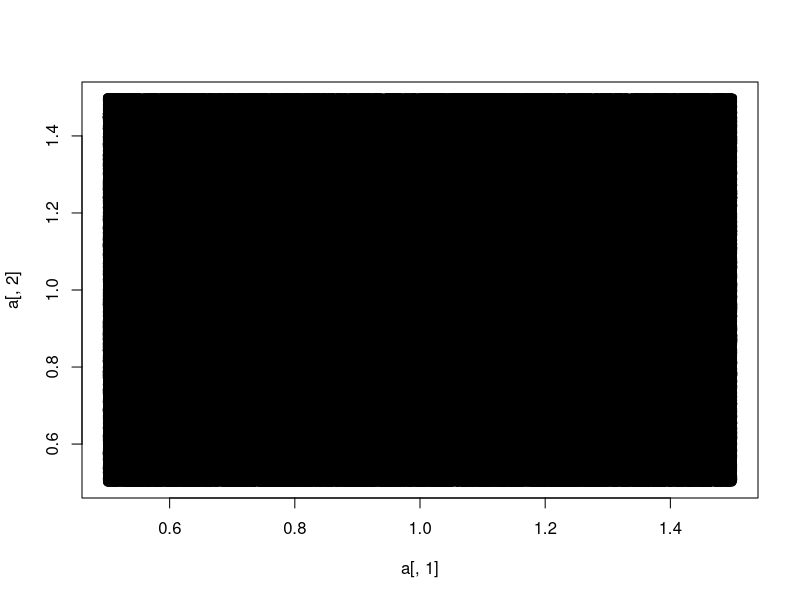

Here is the R script that generated this plot:
#!/bin/env Rscript

# Author: ph-u
# Script: StatsWithSparrows9.R
# Desc: minimal R function with two in-script tests
# Input: none -- run in R console line-by-line
# Output: R terminal output
# Arguments: 0
# Date: Oct 2019

a<-data.frame(c(1,2,3,4,8),c(4,3,5,7,9))
a<-data.frame(runif(1e6,.5,1.5),runif(1e6,.5,1.5))
m1<-lm(a[,2]~a[,1])
summary(m1) ## est +/- 2 se include 0 -> not quite stat sig
anova(m1)
resid(m1)
cov(a[,1],a[,2])
var(a[,1])
plot(a[,2]~a[,1])
